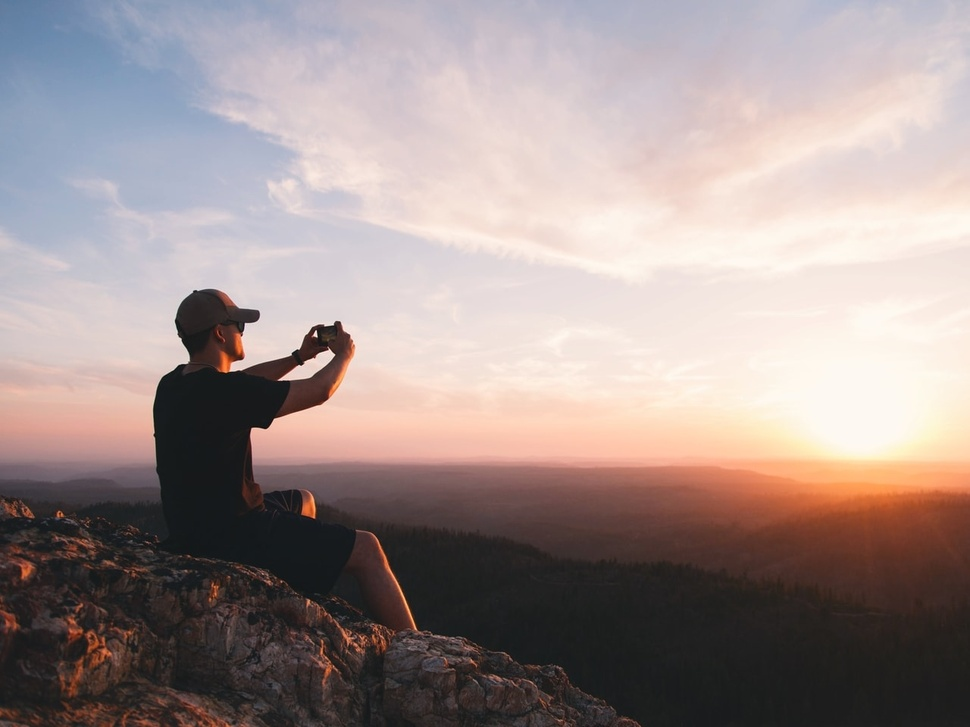
#> input picture dsp_clasificacion-de-imagenes/images/1.jpg, 970 x 727 px, shrunk from 1280 x 960 before the run
$ python main.py
#> lines starting #> are read from the running program, lines starting #| are printed output that depends on the picture
import matplotlib.pyplot as plt
import numpy as np
import cv2
#from cv2 import cv

#img = plt.imread('images/1.jpg')/float(2**8)


def low_pass_filter(img_in):  # Write low pass filter here
    dft = cv2.dft(np.float32(img_in), flags=cv2.DFT_COMPLEX_OUTPUT)
    dft_shift = np.fft.fftshift(dft)
    magnitude_spectrum = 20 * np.log(
    cv2.magnitude(dft_shift[:, :, 0], dft_shift[:, :, 1]))
    rows, cols = img_in.shape
    crow, ccol = rows / 2, cols / 2
    mask = np.zeros((rows, cols, 2), np.uint8)
    mask[int(crow) - 10: int(crow) + 10, int(ccol) - 10: int(ccol) + 10] = 1
    fshift = dft_shift * mask
    f_ishift = np.fft.ifftshift(fshift)
    img_back = cv2.idft(f_ishift, flags=cv2.DFT_SCALE | cv2.DFT_REAL_OUTPUT)
    img_out = img_back
    return img_out

input_image1 = cv2.imread('images/1.jpg', 0)
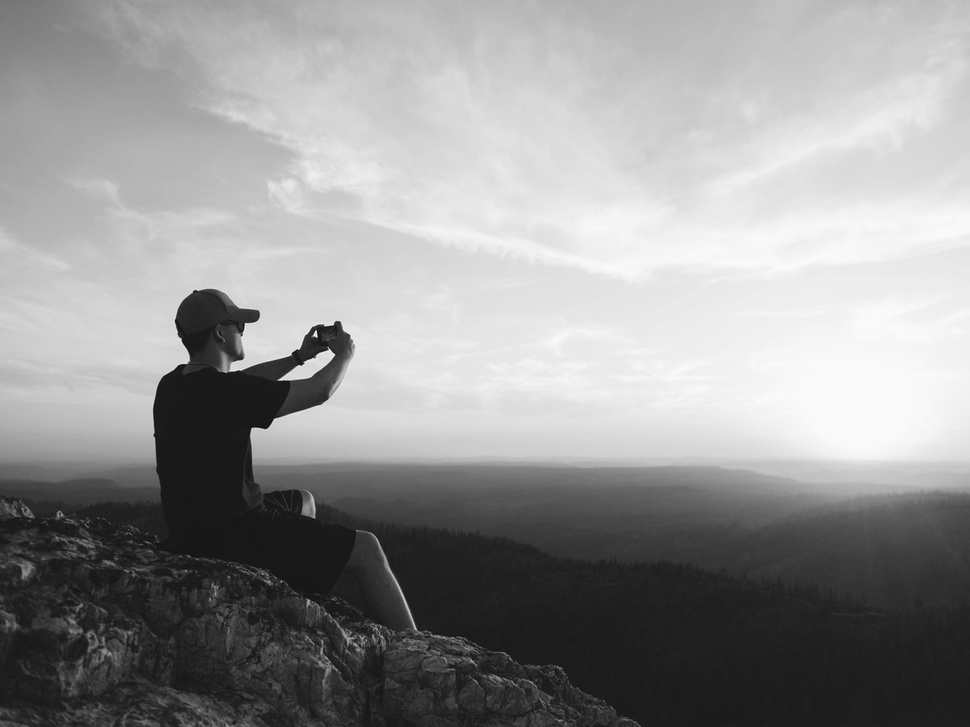
#> input_image1: shape (727, 970); min 9, max 250, mean 149
# Low and high pass filter
output_image1 = low_pass_filter(input_image1)
#> in low_pass_filter, `magnitude_spectrum = 20 * np.log( cv2.magnitude(dft_shift[:, :, 0], df..`:
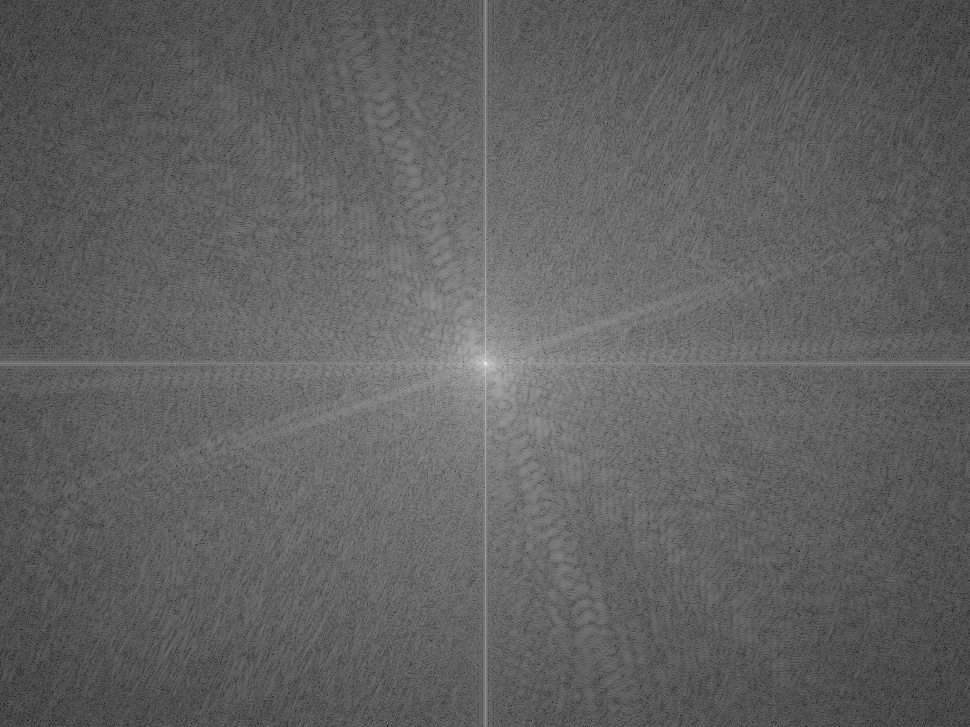
#> magnitude_spectrum: shape (727, 970) float32; min 15.54, max 369.4, mean 150.7; drawn with min black and max white
#> in low_pass_filter, `img_back = cv2.idft(f_ishift, flags=cv2.DFT_SCALE | cv2.DFT_REAL_OUTPUT)`:
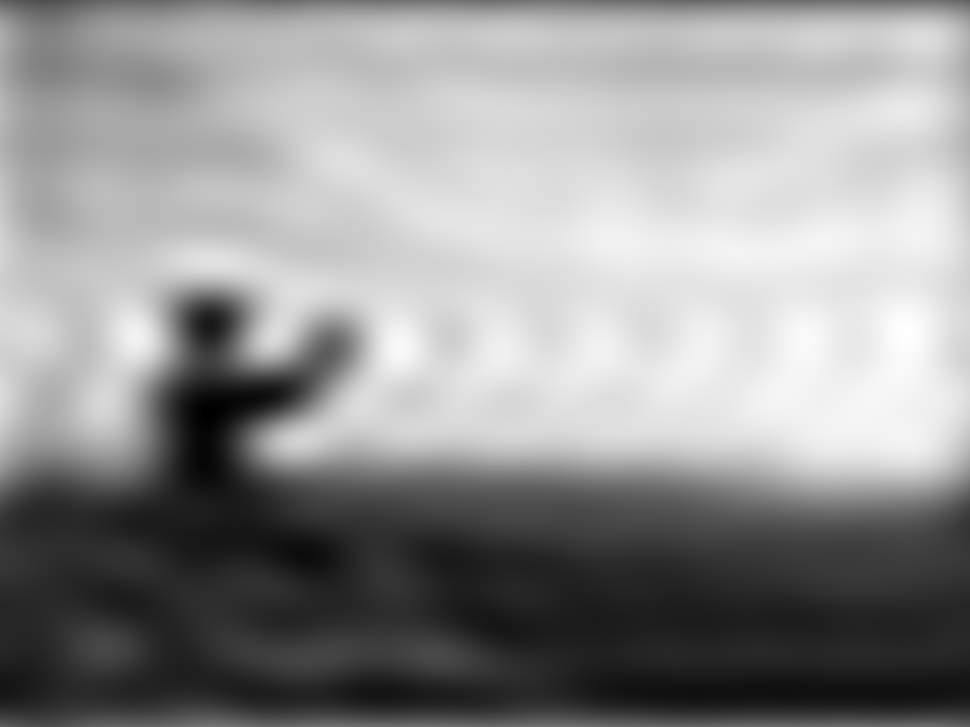
#> img_back: shape (727, 970) float32; min -1.54, max 260.8, mean 149; drawn with min black and max white
#succeed2, output_image2 = high_pass_filter(input_image1)
#> (the run stopped early here; a loop or call above may not have finished)

$ run again, with dsp_clasificacion-de-imagenes/images/GaussianNoise.jpg copied over dsp_clasificacion-de-imagenes/images/1.jpg
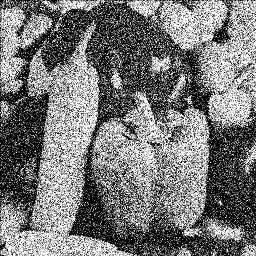
#> input picture dsp_clasificacion-de-imagenes/images/GaussianNoise.jpg, 256 x 256 px
#> input_image1 is the input picture: shape (256, 256); min 0, max 255, mean 119.9
#> in low_pass_filter, `magnitude_spectrum = 20 * np.log( cv2.magnitude(dft_shift[:, :, 0], df..`:
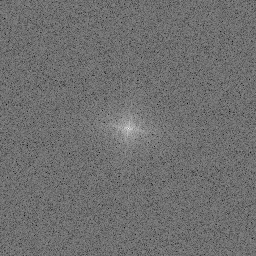
#> magnitude_spectrum: shape (256, 256) float32; min 89.25, max 317.5, mean 188.9; drawn with min black and max white
#> in low_pass_filter, `img_back = cv2.idft(f_ishift, flags=cv2.DFT_SCALE | cv2.DFT_REAL_OUTPUT)`:
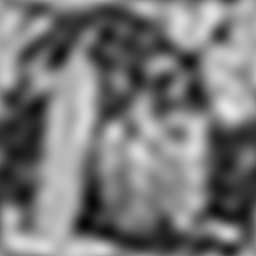
#> img_back: shape (256, 256) float32; min 6.3, max 233.6, mean 119.9

$ run again, with dsp_clasificacion-de-imagenes/images/Gnoise.jpg copied over dsp_clasificacion-de-imagenes/images/1.jpg
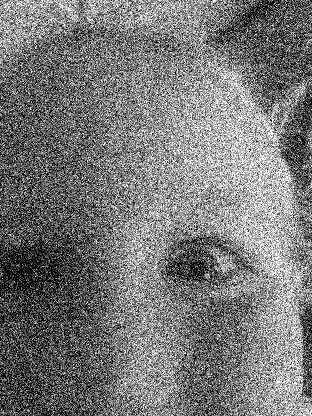
#> input picture dsp_clasificacion-de-imagenes/images/Gnoise.jpg, 312 x 416 px
#> input_image1 is the input picture: shape (416, 312); min 0, max 255, mean 120.2
#> in low_pass_filter, `magnitude_spectrum = 20 * np.log( cv2.magnitude(dft_shift[:, :, 0], df..`:
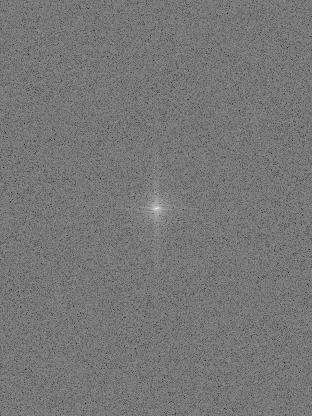
#> magnitude_spectrum: shape (416, 312) float32; min 68.65, max 331.3, mean 191.4; drawn with min black and max white
#> in low_pass_filter, `img_back = cv2.idft(f_ishift, flags=cv2.DFT_SCALE | cv2.DFT_REAL_OUTPUT)`:
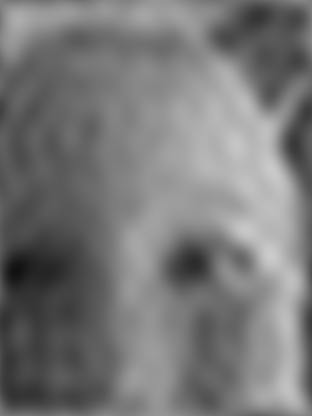
#> img_back: shape (416, 312) float32; min 17.59, max 203.6, mean 120.2

$ run again, with dsp_clasificacion-de-imagenes/images/images.jpg copied over dsp_clasificacion-de-imagenes/images/1.jpg
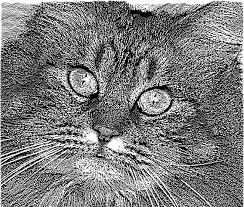
#> input picture dsp_clasificacion-de-imagenes/images/images.jpg, 244 x 207 px
#> input_image1 is the input picture: shape (207, 244); min 0, max 255, mean 124.7
#> in low_pass_filter, `magnitude_spectrum = 20 * np.log( cv2.magnitude(dft_shift[:, :, 0], df..`:
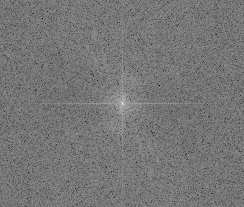
#> magnitude_spectrum: shape (207, 244) float32; min 73.54, max 313.1, mean 185.1; drawn with min black and max white
#> in low_pass_filter, `img_back = cv2.idft(f_ishift, flags=cv2.DFT_SCALE | cv2.DFT_REAL_OUTPUT)`:
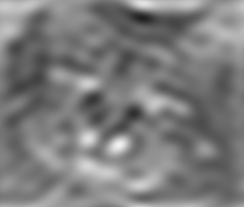
#> img_back: shape (207, 244) float32; min 32.48, max 242.2, mean 124.7
